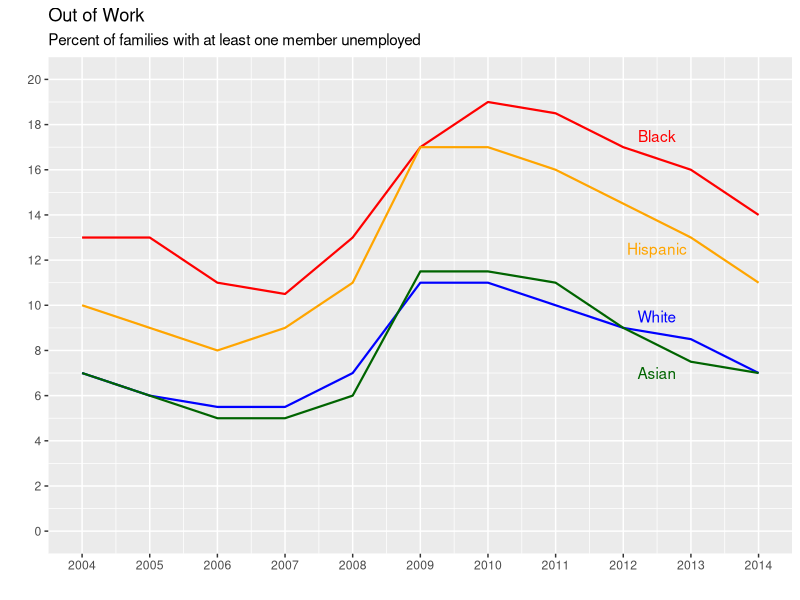

This chart was generated by the following R code:
library(tidyverse)
library(ggplot2)
library(ggrepel)
library(ggtext)

data("PolicyViz_WSJ_Remake")
View(PolicyViz_WSJ_Remake)


# Create the data for the chart.
Year <- c(2004,2005,2006,2007,2008,2009,2010,2011,2012,2013,2014)
White <- c(7,6,5.5,5.5,7,11,11,10,9,8.5,7)
Black <- c(13,13,11,10.5,13,17,19,18.5,17,16,14)
Asian <- c(7,6,5,5,6,11.5,11.5,11,9,7.5,7)
Hispanic <- c(10,9,8,9,11,17,17,16,14.5,13,11)

#Data label names
asian <- c("","","","","","","","Asian", "", "", "")
white <- c("","","","","","","","", "White", "", "")
hispanic <- c("","","","","","","","", "", "Hispanic", "")
black <- c("","","","","","","","", "", "", "Black")

#Creating the data frame
data <- data.frame(Year,White,Black,Asian,Hispanic)

#Plotting the graph
ggplot(data, aes(x = Year, y = -2 )) +
  geom_line(aes(y = White), colour = "blue",size=0.75) +
  geom_line(aes(y = Black), colour = "red",size=0.75) +
  geom_line(aes(y = Asian), colour = "darkgreen",size=0.75)  +
  geom_line(aes(y = Hispanic), colour = "orange",size=0.75)+
  geom_line() + scale_x_continuous(name="", labels=as.character(Year),breaks=Year) +
  geom_line() + scale_y_continuous(name="", breaks=c(0,2,4,6,8,10,12,14,16,18,20), limits = c(0,20))+
  ggtitle("Out of Work",
          subtitle = "Percent of families with at least one member unemployed")+
  geom_text(label=asian,x=2012.5, y=7 , color = "darkgreen")+
  geom_text(label=white,x=2012.5, y=9.5 , color = "blue")+
  geom_text(label=hispanic,x=2012.5, y=12.5 , color = "orange")+
  geom_text(label=black,x=2012.5, y= 17.5 , color = "red")


     
      